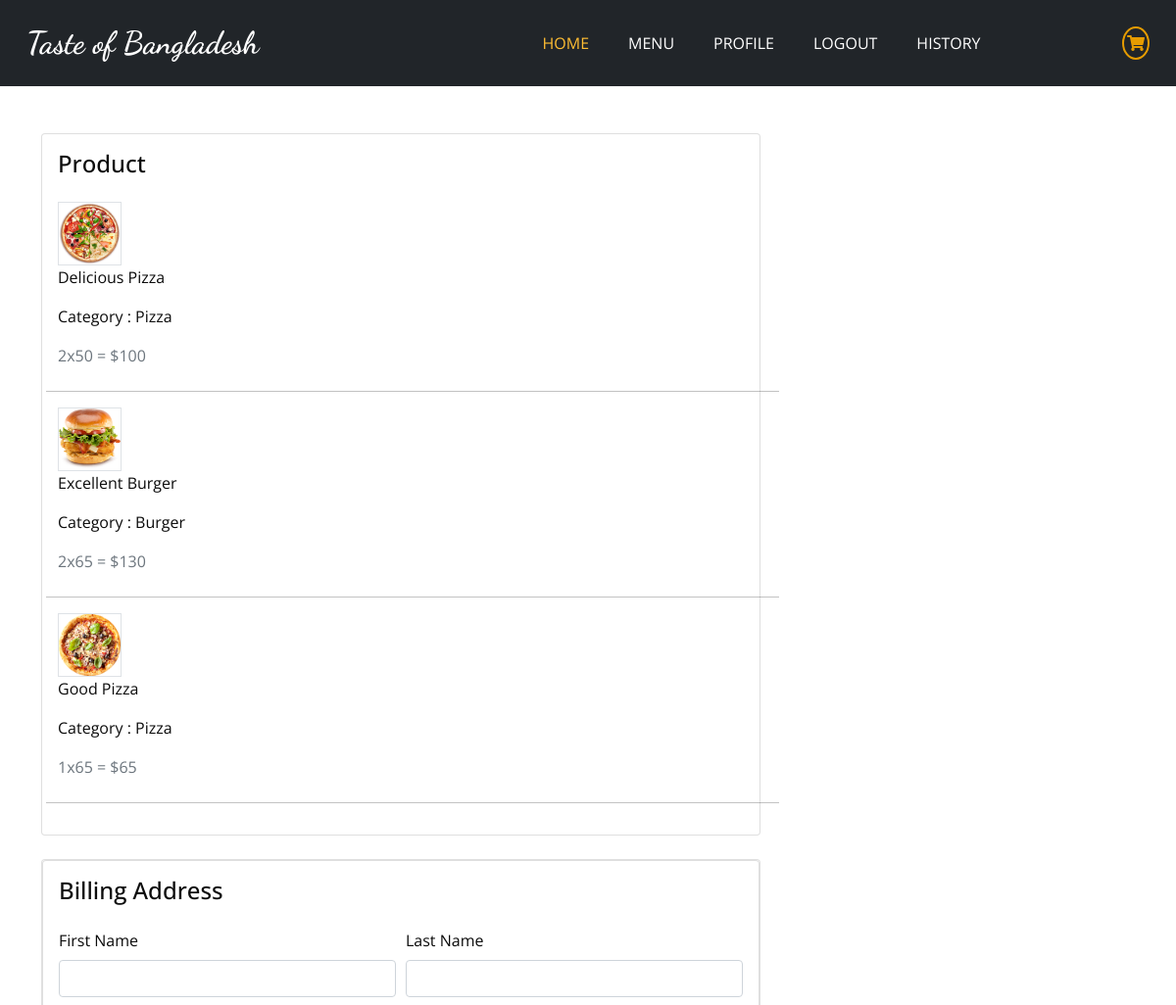
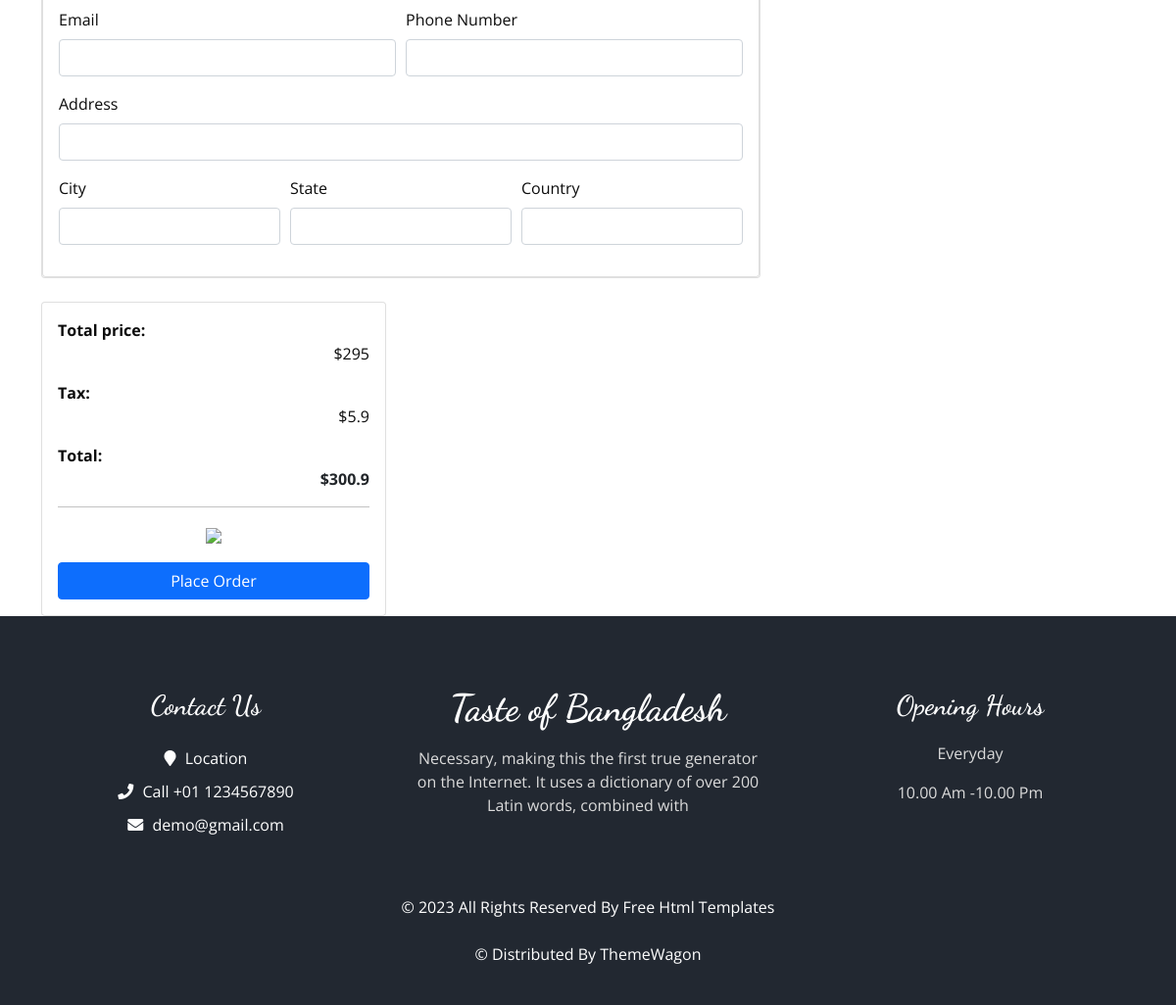
The app's page /order/place_order/ (signed in) with its own data (2 pictures, top to bottom).
### cart/models.py (models this page shows, shortened)
class CartItem(models.Model):
    user = models.ForeignKey(User, on_delete=models.CASCADE, null = True)
    product = models.ForeignKey(Product, on_delete=models.CASCADE)
    cart = models.ForeignKey(Cart, on_delete=models.CASCADE, null = True)
    quantity = models.IntegerField()
    is_active = models.BooleanField(default=True)
    def sub_total(self):
        return self.product.price * self.quantity

### store/models.py (models this page shows, shortened)
class Product(models.Model):
    product_name = models.CharField(max_length = 100, unique=True)
    slug = models.SlugField(max_length=200, unique = True)
    description = models.TextField(max_length=500, blank=True)
    price = models.IntegerField()
    image = models.ImageField(upload_to='photos/food')
    stock = models.IntegerField()
    is_available = models.BooleanField(default = True)
    is_discount = models.BooleanField(default = False)
    category = models.ForeignKey(Category, on_delete=models.CASCADE)
    created_date = models.DateTimeField(auto_now_add=True)
    modified_date = models.DateTimeField(auto_now=True)

### category/models.py (models this page shows, shortened)
class Category(models.Model):
    category_name = models.CharField(max_length=50, unique=True)
    slug = models.SlugField(max_length=100, unique = True)
    description = models.TextField(max_length = 255, blank=True)
    food_image = models.ImageField(upload_to = 'photos/categories', blank=True)

### orders/views.py (the view)
# urls.py: path('place_order/', place_order, name='place_order'),
def place_order(request):
    cart_items = None
    tax = 0
    total = 0
    grand_total = 0
    cart_items = CartItem.objects.filter(user = request.user)
    if cart_items.count() < 1:
        return redirect('store')
    for item in cart_items:
        total += item.product.price * item.quantity
    tax = (2*total)/100
    grand_total = total + tax
    if request.method == 'POST':
            order  = Order.objects.all()
            cart_items.save()
            return redirect('order_complete')
    return render(request, 'orders/place_order.html',{'cart_items' : cart_items, 'tax' : tax,'total' : total, 'grand_total' : grand_total})

### orders/templates/orders/place_order.html (shortened to what this page needs)
{% extends 'base.html' %}
{% load static %}
{% block body%}
<div class="container mt-5">
<div class="row">
  <form method="post" action="{% url 'order_complete' %}">
<main class="col-md-8">
<article class="card mb-4">
<div class="card-body">
	<h4 class="card-title mb-4">Product</h4>
	<div class="row">
		{% for item in cart_items%}
		<div class="col-md-12">
			<figure class="itemside  mb-4">
				<div class="aside"><img src="{{item.product.image.url}}" class="border img-sm" style="width: 65px; height: 65px;"></div>
				<figcaption class="info">
					<p>{{item.product.product_name}} </p>
					<p>Category : {{item.product.category.category_name}} </p>
					<span class="text-muted">{{item.quantity}}x{{item.product.price}} = ${{item.sub_total}} </span>
				</figcaption>
			</figure>
		</div>
    <hr>
		{% endfor %}
	</div>
</div>
</article>
<article class="card mb-4">
<div class="card">
  <div class="card-body">
    <h4 class="card-title mb-4">Billing Address</h4>
    <form method="post">
      <div class="form-row">
        <div class="col form-group">
          <label for="">First Name</label>
          <input type="text" name="fname" class="form-control" required>
        </div>
        <div class="col form-group">
          <label for="">Last Name</label>
          <input type="text" name="lname" class="form-control" required>
        </div>
      </div>
      <div class="form-row">
        <div class="col form-group">
          <label for="">Email</label>
          <input type="email" name="email" class="form-control" required>
        </div>
        <div class="col form-group">
          <label for="">Phone Number</label>
          <input type="text" name="phone" class="form-control" required>
        </div>
      </div>
      <div class="form-row">
        <div class="col form-group">
          <label for="">Address</label>
          <input type="text" name="address" class="form-control" required>
        </div>
      </div>
      <div class="form-row">
        <div class="col form-group">
          <label for="">City</label>
          <input type="text" name="city" class="form-control" required>
        </div>
        <div class="col form-group">
          <label for="">State</label>
          <input type="text" name="state" class="form-control" required>
        </div>
        <div class="col form-group">
          <label for="">Country</label>
          <input type="text" name="country" class="form-control" required>
        </div>
        </div>
  </div>
</div>
</article>
		</main>
		<aside class="col-md-4">
			<div class="card">
		<div class="card-body">
			<dl class="dlist-align">
			  <dt>Total price:</dt>
			  <dd class="text-right">${{total}}</dd>
			</dl>
			<dl class="dlist-align">
			  <dt>Tax:</dt>
			  <dd class="text-right"> ${{tax}}</dd>
			</dl>
			<dl class="dlist-align">
			  <dt>Total:</dt>
			  <dd class="text-right text-dark b"><strong>${{grand_total}}</strong></dd>
			</dl>
			<hr>
			<p class="text-center mb-3">
				<img src="{% static 'images/misc/payments.png'%}" height="26">
			</p>
    <form method="post">
			<button type="submit" class="btn btn-primary btn-block" > Place Order </button>
		</form>
		</div>
		</div>
		</aside>
	</div>
</div>
{% endblock %}

### static/css/style.css (style rules this page uses)
body { font-family: "Open Sans", sans-serif; color: #0c0c0c; background-color: #ffffff; overflow-x: hidden; }
.btn, .btn:focus { outline: none !important; -webkit-box-shadow: none; box-shadow: none; }

### static/css/responsive.css (style rules this page uses)
@media (min-width: 1200px) { .container { max-width: 1170px; } }

### records on screen
CartItem: product.image (picture), product.product_name "Delicious Pizza", product.category.category_name "Pizza", quantity "2", product.price "50", sub_total "100"
CartItem: product.image (picture), product.product_name "Excellent Burger", product.category.category_name "Burger", quantity "2", product.price "65", sub_total "130"
CartItem: product.image (picture), product.product_name "Good Pizza", product.category.category_name "Pizza", quantity "1", product.price "65", sub_total "65"

### other values on screen
{{ total }} "295"
{{ tax }} "5.9"
{{ grand_total }} "300.9"
